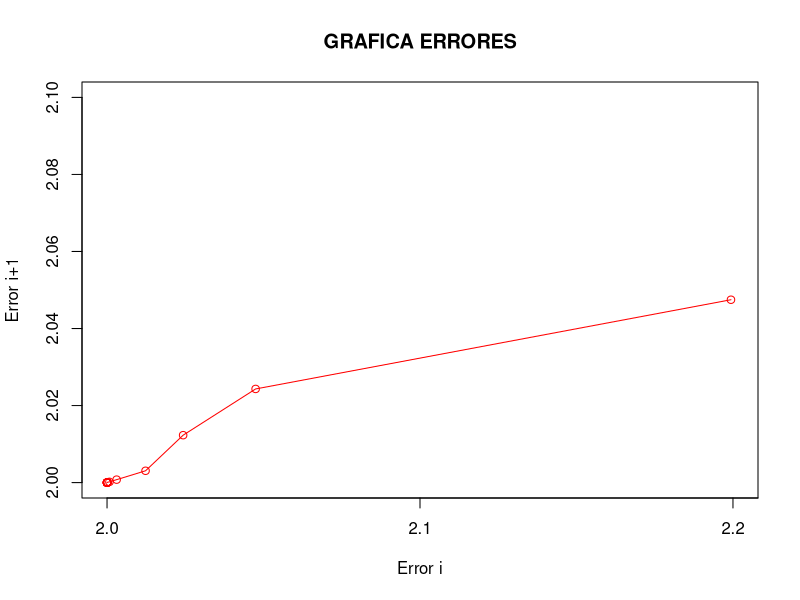

Here is the R script that generated this plot:
#Codigo Realizado por: Gabriel Gomez Corredor
#                      Simon Davila
#                      Juan Pablo Mendez

# PUNTO 7 DOCUMENTO 2

#Informacion: Para realizar el metodo de Aitken se tomaron
#             los valores generados por biseccion, con la funcion 
#             que el problema planteaba " cos(1/x) ", entonces
#             se tomo el intervalo [0.002 , 2] ya que con este intervalo
#             en la funcion da signos diferentes y se puede realizar 
#             biseccion normalmente para luego tomar Xi valores en Aitken



rm(list=ls())




mifuncion<-function(a,b,tol){
  
  
  error=0
  xa=a
  xb=b
  xpuntoMedio=(xa+xb)/2
  xanterior=0
  iteraciones=0
  bandera=FALSE
  vectorErrores<-(0)
  indice=0
  iteracionesMax=0
  variable1=log(abs((xa-xb)/tol))          
  variable2=(1/log(2)) 
  ErroresSig<-c(0)
  j=0
  
  iteracionesMax=variable1*variable2
  
  if(sign( cos(1/xa)  ) ==  sign( cos(1/xpuntoMedio) ) ){
    
    bandera=TRUE
  }
  
  if(bandera==TRUE){
    
    cat("Son iguales los signos\n")
  }
  if(bandera==FALSE){
    
    if(cos(1/xa)   *  cos(1/xpuntoMedio)  > 0){
      
      xanterior=xpuntoMedio
      xa=xpuntoMedio
      xpuntoMedio=(xpuntoMedio+xb)/2
      
      
    }else if(cos(1/xa)   *  cos(1/xpuntoMedio)  < 0){
      
      xanterior=xpuntoMedio
      xb=xpuntoMedio
      xpuntoMedio=(xa+xpuntoMedio)/2
      
    }
    
    error=abs((xpuntoMedio+xanterior)/xpuntoMedio)
    
    vectorErrores[indice]=error
    
    
    while( error > tol && iteraciones < iteracionesMax){
      
      iteraciones=iteraciones+1
      indice=indice+1
      
      if( cos(1/xa)  *  cos(1/xpuntoMedio)  > 0){
        
        xa=xpuntoMedio
        xanterior=xpuntoMedio
        # cat("punto medio: ",xpuntoMedio,"\n")
        # cat("xa: ",xa,"\n")
        # cat("punto anterior: ",xanterior,"\n")
        xpuntoMedio=(xpuntoMedio+xb)/2
      }
      if( cos(1/xa)  *  cos(1/xpuntoMedio)  < 0){
        
        xb=xpuntoMedio
        xanterior=xpuntoMedio
        xpuntoMedio=(xa+xpuntoMedio)/2
        
      }
      
      
      error=abs((xpuntoMedio+xanterior)/xpuntoMedio)
      vectorErrores[indice]=error
      ErroresSig[j]=error
      j=j+1
      
      
    }
    
    ErroresSig[j]=error
    
    itrs=seq(1,iteraciones)
    tabla=data.frame(itrs,vectorErrores)
    print(tabla)
    
    plot(x = vectorErrores, y = ErroresSig,type = 'o',main = "GRAFICA ERRORES",ylab = "Error i+1",xlab = "Error i", xlim=c(2,2.2),ylim=c(2,2.1),xaxp = c(2,3,10),col="red")
    
    cat("\n")
    cat("\n")
    cat("\n")
    cat("\n")
    
  }
  
  #Formula de Aitken
  
  valoresAitken<-c(0)
  j=1
  indice=1
  longitud=length(vectorErrores)-3
  iteraciones=1
  
  valor = vectorErrores[indice+2] - ((vectorErrores[indice+2] - vectorErrores[indice+1]) * (vectorErrores[indice+2] - vectorErrores[indice+1])/ (vectorErrores[indice+2] - (2*vectorErrores[indice+1]) + vectorErrores[+1] ))
  
  valoresAitken[j]=valor
  j=j+1
  indice=indice+1
  
  #cat(valor,"\n")
  #cat(longitud,"\n")
  
  while(longitud > 0 ){
    iteraciones=iteraciones+1
    #cat(longitud,"\n")
    #cat("entro","\n")
    valor = vectorErrores[indice+2] - ((vectorErrores[indice+2] - vectorErrores[indice+1]) * (vectorErrores[indice+2] - vectorErrores[indice+1])/ (vectorErrores[indice+2] - (2*vectorErrores[indice+1]) + vectorErrores[+1] ))
    valoresAitken[j]=valor
    j=j+1
    indice=indice+1
    longitud=longitud-1
  }
  
  itrs=seq(1,iteraciones)
  tabla=data.frame(itrs,valoresAitken)
  print(tabla)

}


mifuncion(0.002,2,10e-7)
